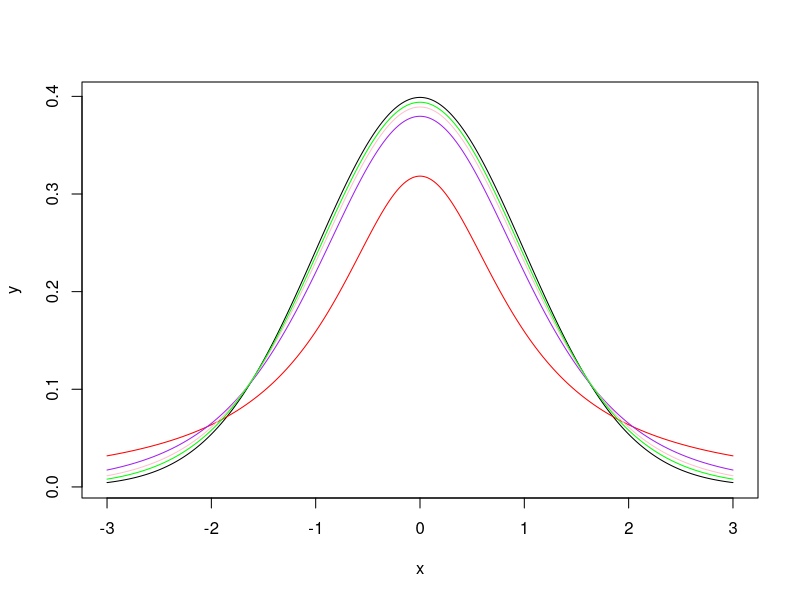

This figure's R source:
x <- seq(-3, 3, length=1000)
y <- dnorm(x, mean = 0, sd = 1)
z_20 <- dt(x, df = 20)
z_10 <- dt(x, df = 10)
z_5 <- dt(x, df = 5)
z_1 <- dt(x, df = 1)

plot(x, y, type="l", lwd=1, col = "black")

lines(x, z_1, col = "red")
lines(x, z_5, col = "purple")
lines(x, z_10, col = "pink")
lines(x, z_20, col = "green")
